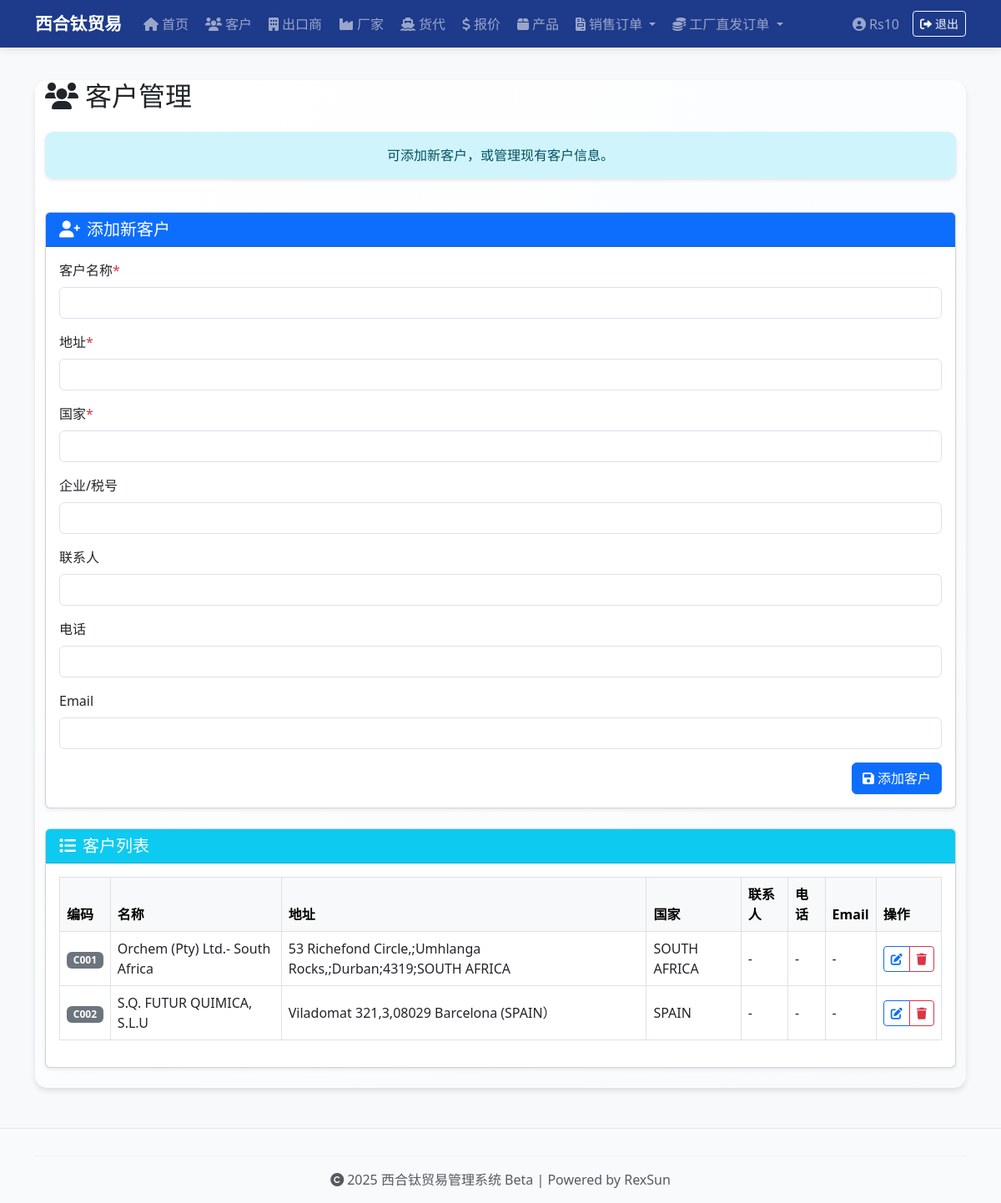
Page /customers (signed in) on the earlier database version.
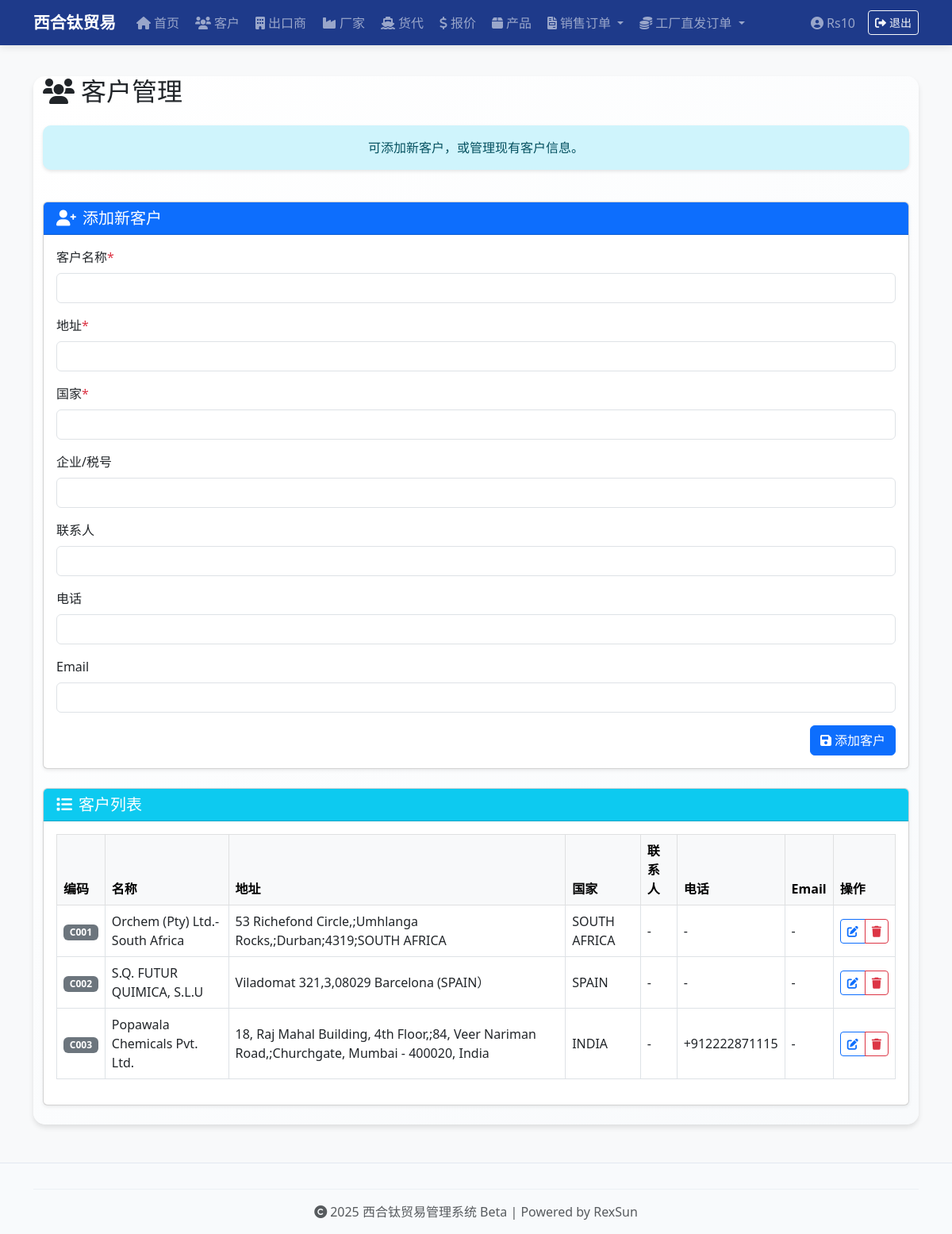
Same page on the later database version.
### app.py (models this page shows, shortened)
class Customer(db.Model):
    id = db.Column(db.Integer, primary_key=True)
    code = db.Column(db.String(10), unique=True)
    name = db.Column(db.String(100), nullable=False)
    address = db.Column(db.String(200), nullable=False)
    tax_code = db.Column(db.String(100))
    country = db.Column(db.String(50), nullable=False)
    contact_person = db.Column(db.String(100))
    phone = db.Column(db.String(50))
    email = db.Column(db.String(100))

### app.py (the view, shortened to what this page needs)
@app.route('/customers', methods=['GET', 'POST'])
@login_required
def customers():
    all_customers = Customer.query.order_by(Customer.code.asc()).all()
    return render_template('customers.html', customers=all_customers)

### app.py (called while the page is built)
@login_manager.user_loader
def load_user(user_id):
    return User.query.get(int(user_id))

@app.before_request
def create_admin_users():
    if not hasattr(app, '_admin_created'):
        db.create_all()
        users = [
            ('Rs10', 'Rs10!)xht'),
            ('Bw18', 'Bw18!*xht'),
            ('Dd16', 'Dd16!^xht'),
        ]
        for username, pwd in users:
            if not User.query.filter_by(username=username).first():
                user = User(username=username)
                user.set_password(pwd)
                db.session.add(user)
        db.session.commit()
        app._admin_created = True

### templates/customers.html (shortened to what this page needs)
{% extends "base.html" %}
{% block content %}
<div class="container mt-4">
  <div class="row mb-4">
    <div class="col-12">
      <h2 class="mb-4"><i class="fas fa-users me-2"></i>客户管理</h2>
      <div class="alert alert-info text-center" role="alert">
        可添加新客户，或管理现有客户信息。
      </div>
    </div>
  </div>
  <div class="row">
    <div class="col-md-12">
      <div class="card shadow-sm mb-4">
        <div class="card-header bg-primary text-white">
          <h5 class="mb-0"><i class="fas fa-user-plus me-2"></i>添加新客户</h5>
        </div>
        <div class="card-body">
          <form method="POST">
            <div class="mb-3">
              <label class="form-label">客户名称<span class="text-danger">*</span></label>
              <input type="text" class="form-control" name="name" required />
            </div>
            <div class="mb-3">
              <label class="form-label">地址<span class="text-danger">*</span></label>
              <input type="text" class="form-control" name="address" required />
            </div>
            <div class="mb-3">
              <label class="form-label">国家<span class="text-danger">*</span></label>
              <input type="text" class="form-control" name="country" required />
            </div>
            <div class="mb-3">
              <label class="form-label">企业/税号</label>
              <input type="text" class="form-control" name="tax_code" />
            </div>
            <div class="mb-3">
              <label class="form-label">联系人</label>
              <input type="text" class="form-control" name="contact_person" />
            </div>
            <div class="mb-3">
              <label class="form-label">电话</label>
              <input type="text" class="form-control" name="phone" />
            </div>
            <div class="mb-3">
              <label class="form-label">Email</label>
              <input type="email" class="form-control" name="email" />
            </div>
            <div class="d-flex justify-content-end gap-2">
              <button type="submit" class="btn btn-primary"><i class="fas fa-save me-1"></i>添加客户</button>
            </div>
          </form>
        </div>
      </div>
      <div class="card shadow-sm mb-4">
        <div class="card-header bg-info text-white">
          <h5 class="mb-0"><i class="fas fa-list me-2"></i>客户列表</h5>
        </div>
        <div class="card-body">
          <div class="table-responsive">
            <table class="table table-bordered table-hover align-middle">
              <thead class="table-light">
                <tr>
                  <th>编码</th>
                  <th>名称</th>
                  <th>地址</th>
                  <th>国家</th>
                  <th>联系人</th>
                  <th>电话</th>
                  <th>Email</th>
                  <th>操作</th>
                </tr>
              </thead>
              <tbody>
                {% for c in customers %}
                <tr>
                  <td><span class="badge bg-secondary">{{ c.code }}</span></td>
                  <td>{{ c.name }}</td>
                  <td>{{ c.address }}</td>
                  <td>{{ c.country }}</td>
                  <td>{{ c.contact_person or '-' }}</td>
                  <td>{{ c.phone or '-' }}</td>
                  <td>{{ c.email or '-' }}</td>
                  <td>
                    <div class="btn-group btn-group-sm" role="group">
                      <a href="{{ url_for('edit_customer', customer_id=c.id) }}" class="btn btn-outline-primary btn-sm" title="编辑">
                        <i class="fas fa-edit"></i>
                      </a>
                      <a href="{{ url_for('delete_customer', customer_id=c.id) }}" class="btn btn-outline-danger btn-sm" title="删除" onclick="return confirm('确定要删除此客户吗？');">
                        <i class="fas fa-trash"></i>
                      </a>
                    </div>
                  </td>
                </tr>
                {% endfor %}
              </tbody>
            </table>
          </div>
        </div>
      </div>
    </div>
  </div>
</div>
{% endblock %}

Differences in the rows shown:
added Customer: code "C003", name "Popawala Chemicals Pvt. Ltd.", address "18, Raj Mahal Building, 4th Floor,;84, Veer Nariman Road,;Churchgate, Mumbai - 400020, India", country "INDIA", contact_person "-", phone "+912222871115", email "-"
